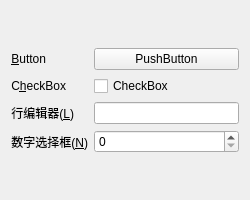
<?xml version="1.0" encoding="UTF-8"?>
<ui version="4.0">
 <class>MyWidget</class>
 <widget class="QWidget" name="MyWidget">
  <property name="geometry">
   <rect>
    <x>0</x>
    <y>0</y>
    <width>250</width>
    <height>200</height>
   </rect>
  </property>
  <property name="sizePolicy">
   <sizepolicy hsizetype="Minimum" vsizetype="Minimum">
    <horstretch>0</horstretch>
    <verstretch>0</verstretch>
   </sizepolicy>
  </property>
  <property name="minimumSize">
   <size>
    <width>200</width>
    <height>150</height>
   </size>
  </property>
  <property name="maximumSize">
   <size>
    <width>250</width>
    <height>200</height>
   </size>
  </property>
  <property name="windowTitle">
   <string>MyWidget</string>
  </property>
  <layout class="QVBoxLayout" name="verticalLayout">
   <item>
    <spacer name="verticalSpacer_2">
     <property name="orientation">
      <enum>Qt::Vertical</enum>
     </property>
     <property name="sizeHint" stdset="0">
      <size>
       <width>20</width>
       <height>41</height>
      </size>
     </property>
    </spacer>
   </item>
   <item>
    <layout class="QFormLayout" name="formLayout">
     <item row="0" column="0">
      <widget class="QLabel" name="label">
       <property name="text">
        <string>&amp;Button</string>
       </property>
       <property name="alignment">
        <set>Qt::AlignRight|Qt::AlignTrailing|Qt::AlignVCenter</set>
       </property>
       <property name="buddy">
        <cstring>pushButton</cstring>
       </property>
      </widget>
     </item>
     <item row="0" column="1">
      <widget class="QPushButton" name="pushButton">
       <property name="text">
        <string>PushButton</string>
       </property>
      </widget>
     </item>
     <item row="1" column="0">
      <widget class="QLabel" name="label_2">
       <property name="text">
        <string>C&amp;heckBox</string>
       </property>
       <property name="alignment">
        <set>Qt::AlignRight|Qt::AlignTrailing|Qt::AlignVCenter</set>
       </property>
       <property name="buddy">
        <cstring>checkBox</cstring>
       </property>
      </widget>
     </item>
     <item row="1" column="1">
      <widget class="QCheckBox" name="checkBox">
       <property name="text">
        <string>CheckBox</string>
       </property>
      </widget>
     </item>
     <item row="2" column="0">
      <widget class="QLabel" name="label_3">
       <property name="text">
        <string>行编辑器(&amp;L)</string>
       </property>
       <property name="alignment">
        <set>Qt::AlignRight|Qt::AlignTrailing|Qt::AlignVCenter</set>
       </property>
       <property name="buddy">
        <cstring>lineEdit</cstring>
       </property>
      </widget>
     </item>
     <item row="2" column="1">
      <widget class="QLineEdit" name="lineEdit"/>
     </item>
     <item row="3" column="0">
      <widget class="QLabel" name="label_4">
       <property name="text">
        <string>数字选择框(&amp;N)</string>
       </property>
       <property name="alignment">
        <set>Qt::AlignRight|Qt::AlignTrailing|Qt::AlignVCenter</set>
       </property>
       <property name="buddy">
        <cstring>spinBox</cstring>
       </property>
      </widget>
     </item>
     <item row="3" column="1">
      <widget class="QSpinBox" name="spinBox"/>
     </item>
    </layout>
   </item>
   <item>
    <spacer name="verticalSpacer">
     <property name="orientation">
      <enum>Qt::Vertical</enum>
     </property>
     <property name="sizeHint" stdset="0">
      <size>
       <width>20</width>
       <height>40</height>
      </size>
     </property>
    </spacer>
   </item>
  </layout>
 </widget>
 <tabstops>
  <tabstop>pushButton</tabstop>
  <tabstop>checkBox</tabstop>
  <tabstop>lineEdit</tabstop>
  <tabstop>spinBox</tabstop>
 </tabstops>
 <resources/>
 <connections/>
</ui>
